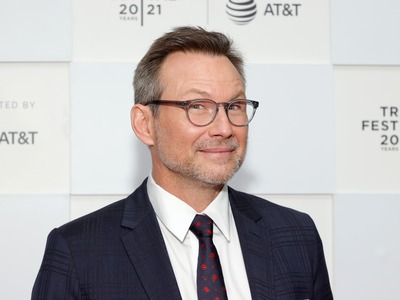
#> input picture imaging/task2/test.bmp, 400 x 300 px, given in place of test.png, which was not available
$ jupyter execute gridwarp.ipynb
#> lines starting #> are read from the running program, lines starting #| are printed output that depends on the picture; long printed decimals are rounded; pictures that were not available may be replaced by others from this repository, and a replacement may not be noted
[cell 1]
from skimage import io, filters, color
import matplotlib.pyplot as plt
import numpy as np
my_img = io.imread('test.png')
#> my_img is the input picture: shape (300, 400, 3); mean R, G, B 185.5, 180.8, 181.1
if my_img.shape[-1] == 4:
        my_img = my_img[..., :3]
my_img = color.rgb2gray(my_img)
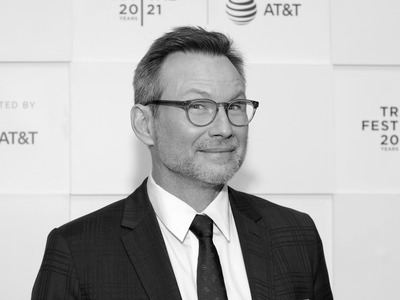
#> my_img: shape (300, 400) float64; min 0.00113, max 1, mean 0.713
blurred_image = filters.gaussian(my_img, sigma=2)
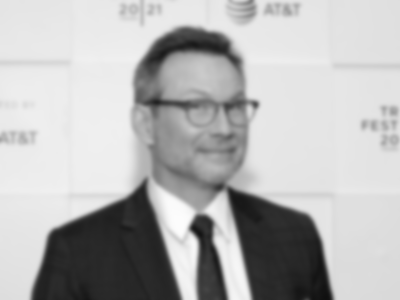
#> blurred_image: shape (300, 400) float64; min 0.065, max 0.992, mean 0.713
print(blurred_image.max())
#| 0.9918
if blurred_image.max() <= 2.0:
    blurred_image = (blurred_image * 255).astype(np.uint8)
print(blurred_image.max())
#| 252
io.imsave('blurred_image.png', blurred_image)
plt.imshow(blurred_image, cmap='gray')
plt.show()

[cell 2]
import numpy as np
from skimage import color, feature
from scipy.ndimage import sobel
from scipy.spatial import cKDTree

def displacement_function_1d(x, a):
    abs_x = np.abs(x)
    d = np.zeros_like(x)
    d[abs_x <= a] = -x[abs_x <= a]
    mask = (abs_x > a) & (abs_x <= 1.5 * a)
    d[mask] = - (3 * a - 2 * abs_x[mask]) * np.sign(x[mask])
    return d

def grid_warping(image, edge_radius=5, sigma=2.0, a=1.28):
#> called with edge_radius = 5, sigma = 2, a = 1.28
    if image.shape[-1] == 4:
        image = image[..., :3]
    if image.shape[-1] != 2: # fix!!!
        # gray = color.rgb2gray(image)
        gray = image
    h, w = gray.shape
#> h = 300; w = 400

    edges = feature.canny(gray, sigma=sigma)
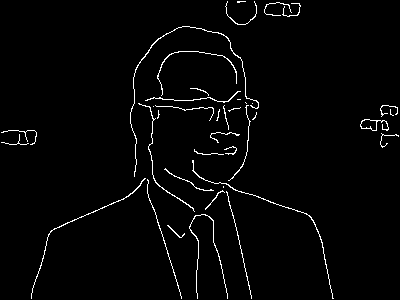
#> edges: shape (300, 400) bool; 2.3% white in thin lines or dots
    edge_coords = np.column_stack(np.nonzero(edges))
#> edge_coords = 2708 pairs, first value 1 to 298, second value 1 to 398

    gy = sobel(gray, axis=0)
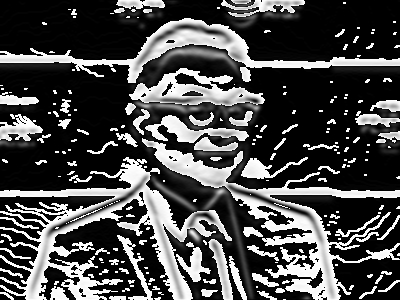
#> gy: shape (300, 400); min 0, max 255, mean 75.1
    gx = sobel(gray, axis=1)
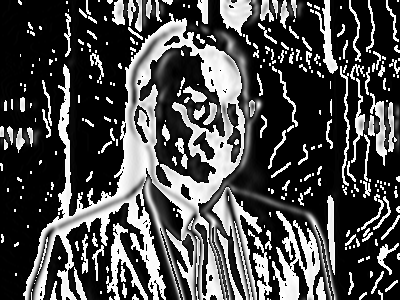
#> gx: shape (300, 400); min 0, max 255, mean 76.6
    magnitude = np.hypot(gx, gy) + 1e-8
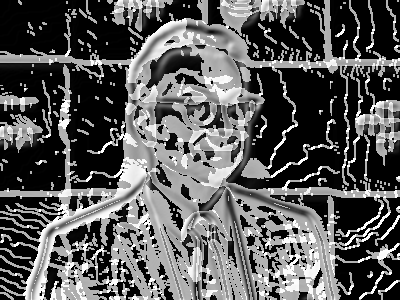
#> magnitude: shape (300, 400) float16; min 0, max 360.5, mean 129.6; drawn with min black and max white
    normals = np.stack([gy, gx], axis=-1) / magnitude[..., None]

    yy, xx = np.meshgrid(np.arange(h), np.arange(w), indexing='ij')
    grid_coords = np.column_stack((yy.ravel(), xx.ravel()))

    tree = cKDTree(edge_coords)
    dists, idxs = tree.query(grid_coords, distance_upper_bound=edge_radius)
    mask = dists < edge_radius
    nearest_edges = edge_coords[np.clip(idxs, 0, len(edge_coords) - 1)]
#> nearest_edges = 120000 pairs, first value 1 to 298, second value 1 to 398

    PQ = grid_coords[mask] - nearest_edges[mask] # направлен от пикселя эджа к пикселю
#> PQ = 23016 pairs, first value -4 to 4, second value -4 to 4
    edge_normals = normals[nearest_edges[mask, 0], nearest_edges[mask, 1]] # нормали в каждой точке эджа
#> edge_normals = 23016 pairs, first value 0 to 1, second value 0 to 1
    proj = np.sum(PQ * edge_normals, axis=1) # спроецируем на нормаль
    disp_1d = displacement_function_1d(proj, a) # вычислим насколько сдвигать
    full_displacement = edge_normals * disp_1d[:, None]
#> full_displacement = 23016 pairs, first value -1.26 to 1.27, second value -1.26 to 1.26

    fig, axes = plt.subplots(1, 2, figsize=(12, 6))
    axes[0].imshow(edges, cmap='gray')
    axes[0].set_title("Edges")
    axes[0].axis('off')

    # поле смещений
    axes[1].imshow(gray, cmap='gray')
    axes[1].scatter(grid_coords[mask][:, 1], grid_coords[mask][:, 0], s=1, c='red')
    axes[1].quiver(
        grid_coords[mask][:, 1], grid_coords[mask][:, 0],
        full_displacement[:, 1], full_displacement[:, 0],
        pivot='mid', units='width', scale=50, color='cyan'
    )
    axes[1].set_title("Displacement Field")
    axes[1].set_aspect(1)
    axes[1].axis('off')
    plt.show()
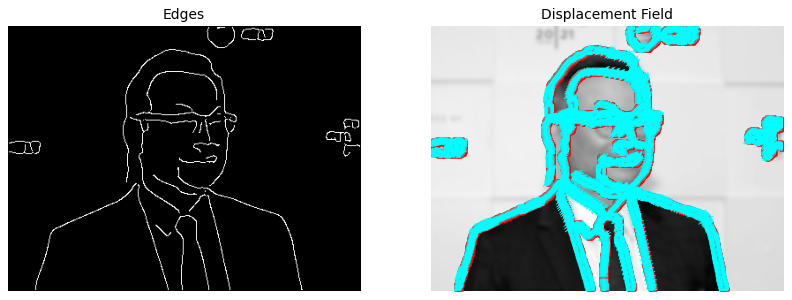
#> figure drawn by matplotlib, 2 panels

    # СДЕЛАТЬ ИНТЕРПОЛЯЦИЮ
    source_coords = grid_coords[mask]
#> source_coords = 23016 pairs, first value 0 to 299, second value 0 to 399
    target_coords = np.round(source_coords + full_displacement).astype(int)
#> target_coords = 23016 pairs, first value -1 to 300, second value -1 to 399
    target_coords[:, 0] = np.clip(target_coords[:, 0], 0, h - 1)
    target_coords[:, 1] = np.clip(target_coords[:, 1], 0, w - 1)
    warped_image = gray.copy()
    for src, tgt in zip(source_coords, target_coords):
        warped_image[tgt[0], tgt[1]] = gray[src[0], src[1]]
#> this loop made 23016 passes
#> tgt on passes 1 to 3: [0, 223], [0, 224], [0, 225]
#> warped_image: shape (300, 400); min 16, max 252, mean 181.2

    return warped_image

if __name__ == "__main__":
    image = io.imread('blurred_image.png')
    result = grid_warping(image, edge_radius=5, sigma=2)

    plt.figure(figsize=(12, 6))
    plt.subplot(1, 2, 1)
    plt.title("Original")
    plt.imshow(image, cmap='gray')
    plt.axis('off')

    plt.subplot(1, 2, 2)
    plt.title("After grid warping")
    plt.imshow(result, cmap='gray')
    plt.axis('off')
    plt.show()

    '''
    h, w = result.shape
    cy, cx = h // 2, w // 2
    r = 150  # half size of the patch

    patch_orig = image[cy - r:cy + r, cx - r:cx + r]
    patch_warp = result[cy - r:cy + r, cx - r:cx + r]

    plt.figure(figsize=(8, 4))
    plt.subplot(1, 2, 1)
    plt.title("Original (Center Patch)")
    plt.imshow(patch_orig, cmap='gray')
    plt.axis('off')

    plt.subplot(1, 2, 2)
    plt.title("Warped (Center Patch)")
    plt.imshow(patch_warp, cmap='gray')
    plt.axis('off')

    plt.show()
    '''
